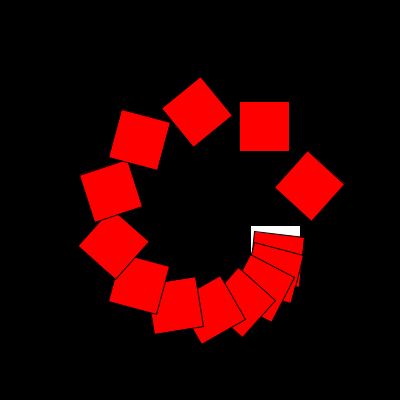
Frame 1 (no input)
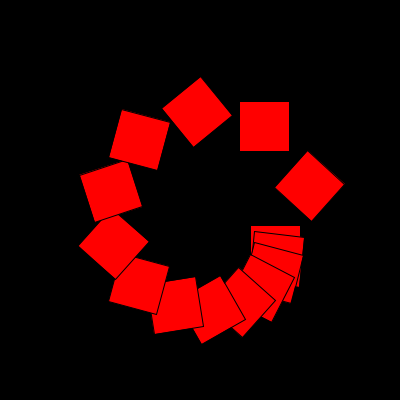
Frame 60 (the mouse pressed at the canvas centre just before this capture)
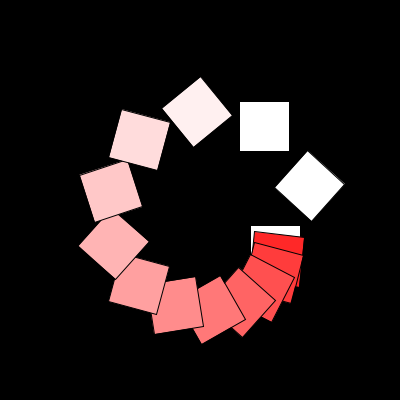
Frame 120 (the mouse held since frame 60 and released just before this capture)

The Processing sketch that drew these frames (run headless with seeded random() and noise(); from frame 60 on, the mouse is pressed at the canvas centre):

// Processing sketch: processing_93180
// ── processing_93180.pde

void setup()
{
  size(400,400);
}


void drugaFunkcja(int x, int y,int a, int b,int c){
  rect(50,50,50,50);
  fill (255,mouseX*0.1*b, mouseY*0.1*c);
  translate(x,y);
  float angle = (PI/180)*3*a;
  rotate (angle);
}
void draw () {
  background(0);
  translate (200,175);
  for ( int i=2; i<16; i++){
    drugaFunkcja(10,i,i,i,i);
    
    
  }
}
